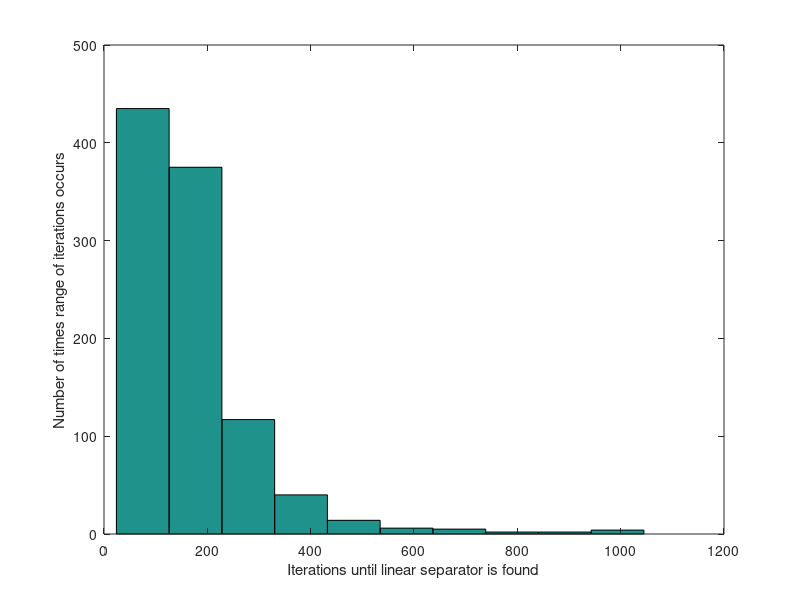
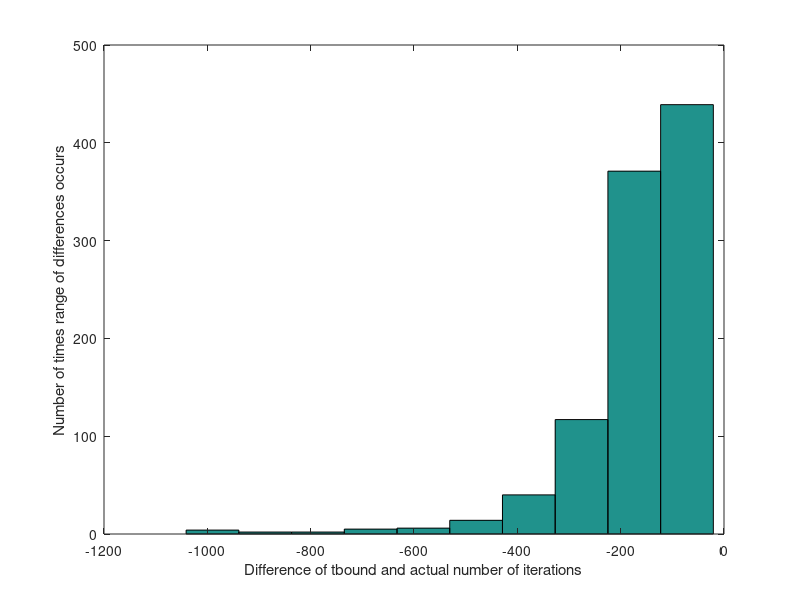

Write the MATLAB code that produced these figures, in order.
%Simple implementation of perceptron learning algorithm on random training sets.
%Provides a visualization to see if the number of iterations of the algorithm 
%is less than the theoretical bound. It is.

iterationsVec = zeros(1,1000);
tBoundDifferencesVec = zeros(1,1000);

for i = 1:1000
    weights = horzcat([0], rand(1,10));
    trainingSet = horzcat(ones(100,1),(1 - 2.*rand(100,10)));
    trainingSet = horzcat(trainingSet, transpose(sign(weights * transpose(trainingSet))));
    
    %Calculate theoretical bound 
    row = min(weights * transpose(trainingSet(:,1:11)));
    R = max(sqrt(sum(abs(trainingSet(:,1:11)).^2,2)));
    w_star_norm_squared = sum(weights .^ 2);
    t_bound = ((R .^ 2) * w_star_norm_squared) / (row.^2);

    %Initialization
    weights = zeros(1,11);
    iterations = 1;
    classifications = transpose(sign(weights * transpose(trainingSet(:,1:11))));
    misclassifiedIndicies = find(classifications ~= trainingSet(:,12));
    
    while(size(misclassifiedIndicies,1) > 0)
         randomIndex = randsample(misclassifiedIndicies,1);
         randomSampleX = trainingSet(randomIndex,1:11);
         randomSampleY = trainingSet(randomIndex,12);

         weights = weights + randomSampleY .* randomSampleX;

         classifications = transpose(sign(weights * transpose(trainingSet(:,1:11))));
         misclassifiedIndicies = find(classifications ~= trainingSet(:,12));
         iterations = iterations + 1;
    end
    iterationsVec(i) = iterations;
    tBoundDifferencesVec(i) = t_bound-iterations;
end

hist(iterationsVec);
xlabel('Iterations until linear separator is found');
ylabel('Number of times range of iterations occurs');
figure
hist(tBoundDifferencesVec);
xlabel('Difference of tbound and actual number of iterations');
ylabel('Number of times range of differences occurs');